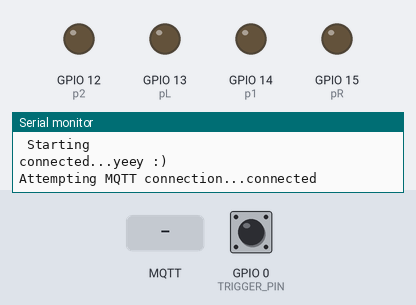
A sketch run on a simulated ESP8266 (NodeMCU). On the bench: output pins drawn as LEDs (lit = HIGH), the last lines printed to the serial monitor. The inputs (shaded band) are chosen by the test bench; at power-on: GPIO 0 (TRIGGER_PIN) HIGH. WiFi joins after 1.5 s; servers stay silent unless stated; random numbers use the default seed unless the sketch sets one; no MQTT or app messages arrive unless stated.

Above: at 5.7 s.
5.8 s: MQTT message "1" arrives on the first subscribed topic
At 7.0 s:
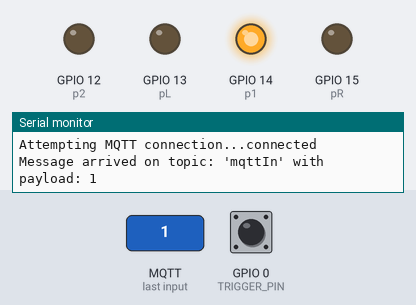
7.3 s: MQTT message "L" arrives on the first subscribed topic
At 8.3 s:
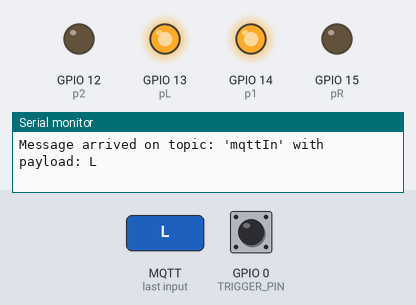
8.8 s: MQTT message "R" arrives on the first subscribed topic
At 9.4 s:
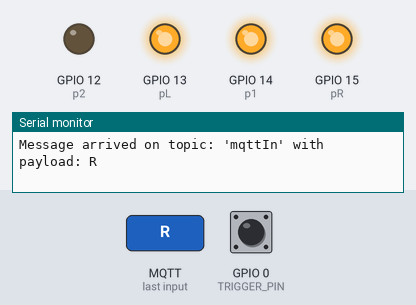
10.3 s: MQTT message "2" arrives on the first subscribed topic
At 11.7 s:
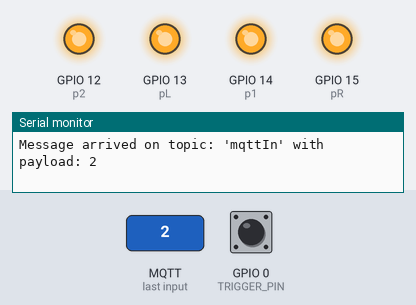
Timing chart, 0 to 13.3 s (numbered marks = the images above; inputs shaded):
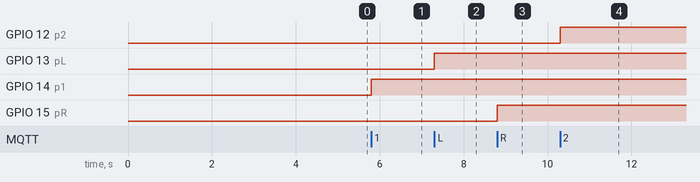

The sketch:

8266.ino
```cpp
/**
 * WiFiManager advanced demo, contains advanced configurartion options
 * Implements TRIGGEN_PIN button press, press for ondemand configportal, hold for 3 seconds for reset settings.
 */
#include <ESP8266WiFi.h>
#include <WiFiManager.h> // https://github.com/tzapu/WiFiManager
#include <PubSubClient.h>

#define TRIGGER_PIN 0

// wifimanager can run in a blocking mode or a non blocking mode
// Be sure to know how to process loops with no delay() if using non blocking
bool wm_nonblocking = false; // change to true to use non blocking

WiFiManager wm; // global wm instance
WiFiManagerParameter custom_field; // global param ( for non blocking w params )

WiFiClient espClient;
PubSubClient client(espClient);

 const char* mqtt_server = "eidan.paputec.com";
 const uint16_t mqtt_port = 8883;
 const char* mqttUser = "";
 const char* mqttPassword = "";
 const char* mqttTopicIn = "mqttIn";
 const char* mqttTopicOut = "mqttOut";

 const char* ssid = "OnDemandAP";
 const char* passwd = "password";

 int p1 = 14;
 int p2 = 12;
 int pL = 13;
 int pR = 15;

void mqttCallback(char* topic, byte* payload, unsigned int length) {
    // message received

  Serial.print("Message arrived on topic: '");
   Serial.print(topic);
  Serial.print("' with payload: ");
  //Serial.print(length +'length');
   for (unsigned int i = 0; i < length; i++) {
     //Serial.print((char)payload[i]);
   }


    switch((char)payload[0]) {
    case '1':
      //do something when var equals 1
      Serial.println('1');
      digitalWrite(p1,HIGH);

      break;
    case '2':
      //do something when var equals 2
      Serial.println('2');
      digitalWrite(p2,HIGH);
      break;
    case 'L':
      Serial.println('L');
      digitalWrite(pL,HIGH);
      break;
    case 'R':
      Serial.println('R');
      digitalWrite(pR,HIGH);
      break;
    default:
      // if nothing else matches, do the default
      // default is optional
      Serial.print('de');
      break;
  }
  Serial.println();

 String myCurrentTime = String(random(300));
  client.publish(mqttTopicOut,("Time: " + myCurrentTime).c_str());
  // Switch on the LED if an 1 was received as first character


}

void mqttReconnect() {
    // reconnect code from PubSubClient example
    while (!client.connected()) {
     Serial.print("Attempting MQTT connection...");
     String mqttClientId = "";
     if (client.connect(mqttClientId.c_str())){
       Serial.println("connected");
       client.subscribe(mqttTopicIn);
     } else {
       Serial.print("failed, rc=");
       Serial.print(client.state());
       Serial.println(" will try again in 5 seconds");
       delay(5000);
     }
   }
}


void setup() {
  WiFi.mode(WIFI_STA); // explicitly set mode, esp defaults to STA+AP
  Serial.begin(9600);
  Serial.setDebugOutput(true);
  delay(3000);
  Serial.println("\n Starting");

  pinMode(TRIGGER_PIN, INPUT);

  pinMode(p1,OUTPUT);
  pinMode(p2,OUTPUT);
  pinMode(pL,OUTPUT);
  pinMode(pR,OUTPUT);

  // wm.resetSettings(); // wipe settings

  if(wm_nonblocking) wm.setConfigPortalBlocking(false);

  // add a custom input field
  int customFieldLength = 40;


  // new (&custom_field) WiFiManagerParameter("customfieldid", "Custom Field Label", "Custom Field Value", customFieldLength,"placeholder=\"Custom Field Placeholder\"");

  // test custom html input type(checkbox)
  // new (&custom_field) WiFiManagerParameter("customfieldid", "Custom Field Label", "Custom Field Value", customFieldLength,"placeholder=\"Custom Field Placeholder\" type=\"checkbox\""); // custom html type

  // test custom html(radio)
  const char* custom_radio_str = "<br/><label for='customfieldid'>Custom Field Label</label><input type='radio' name='customfieldid' value='1' checked> One<br><input type='radio' name='customfieldid' value='2'> Two<br><input type='radio' name='customfieldid' value='3'> Three";
  new (&custom_field) WiFiManagerParameter(custom_radio_str); // custom html input

  wm.addParameter(&custom_field);
  wm.setSaveParamsCallback(saveParamCallback);
  std::vector<const char *> menu = {"wifi","info","param","sep","restart","exit"};
  wm.setMenu(menu);
  wm.setClass("invert");
  wm.setConfigPortalTimeout(80); // auto close configportal after n seconds
  bool res;
  res = wm.autoConnect("AutoConnectAP",passwd); // password protected ap

  if(!res) {
    Serial.println("Failed to connect or hit timeout");
    // ESP.restart();
  }
  else {
    //if you get here you have connected to the WiFi
    Serial.println("connected...yeey :)");

  client.setServer(mqtt_server, mqtt_port);
  client.setCallback(mqttCallback);
  }

}

void checkButton(){
  // check for button press
  if ( digitalRead(TRIGGER_PIN) == LOW ) {
    // poor mans debounce/press-hold, code not ideal for production
    delay(50);
    if( digitalRead(TRIGGER_PIN) == LOW ){
      Serial.println("Button Pressed");
      // still holding button for 3000 ms, reset settings, code not ideaa for production
      delay(3000); // reset delay hold
      if( digitalRead(TRIGGER_PIN) == LOW ){
        Serial.println("Button Held");
        Serial.println("Erasing Config, restarting");
        wm.resetSettings();
        ESP.restart();
      }

      // start portal w delay
      Serial.println("Starting config portal");
      wm.setConfigPortalTimeout(240);

      if (!wm.startConfigPortal(ssid,passwd)) {
        Serial.println("failed to connect or hit timeout");
        delay(3000);
        // ESP.restart();
      } else {
        //if you get here you have connected to the WiFi
        Serial.println("connected...yeey :)");
 client.setServer(mqtt_server, mqtt_port);
  client.setCallback(mqttCallback);
      }
    }
  }
}


String getParam(String name){
  //read parameter from server, for customhmtl input
  String value;
  if(wm.server->hasArg(name)) {
    value = wm.server->arg(name);
  }
  return value;
}

void saveParamCallback(){
  Serial.println("[CALLBACK] saveParamCallback fired");
  Serial.println("PARAM customfieldid = " + getParam("customfieldid"));
}

void loop() {
  if(wm_nonblocking) wm.process(); // avoid delays() in loop when non-blocking and other long running code
  checkButton();
  // put your main code here, to run repeatedly:
   if (!client.connected()) {
    mqttReconnect();
  }
  client.loop();
  yield();
}
```

Measured:
- after the input at 5.8 s, GPIO 14 (p1): LOW → HIGH at once
- after the input at 7.3 s, GPIO 13 (pL): LOW → HIGH at once
- after the input at 8.8 s, GPIO 15 (pR): LOW → HIGH at once
- after the input at 10.3 s, GPIO 12 (p2): LOW → HIGH at once
